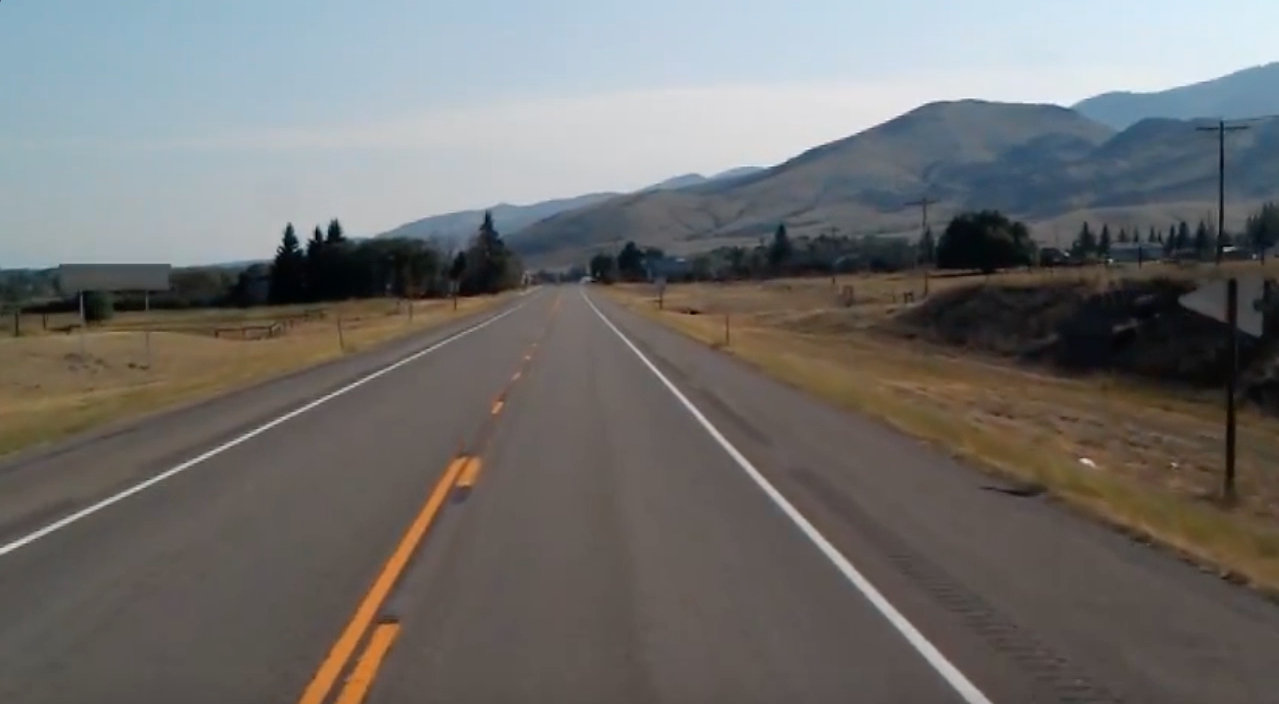
#> input picture lane2.jpg, 1279 x 704 px
$ python main.py
#> lines starting #> are read from the running program, lines starting #| are printed output that depends on the picture; after the words box and inside, x2 and y2 are one past the last pixel; in counts of white or black regions, pixels touching at a corner belong together
import cv2.cv2
import numpy as np
import cv2
import matplotlib as mpl
import matplotlib.pyplot as plt

def canny(image):
    # creating grayscale from the coloured image as it has only one channel
    grayImage = cv2.cvtColor(lane_image, cv2.cv2.COLOR_RGB2GRAY)
    cv2.imshow('gray Lane', grayImage)
    cv2.waitKey(0)

    # noise reduction
    blurredImage = cv2.GaussianBlur(grayImage, (5, 5), 0)
    cv2.imshow('blurred Lane', blurredImage)
    cv2.waitKey(0)

    # compute the gradient in all directions of our blurred image
    cannyImage = cv2.Canny(blurredImage, 50, 150)
    cv2.imshow('canny Lane',cannyImage)  # traces an outline of the edges that correspond to the most sharp changes in intensity
    cv2.waitKey(0)
    return cannyImage

def region_of_interest(image):
    hight = image.shape[0]
    #since fillpoly fills an area bounded by several polygons not just one
    polygons = np.array([
        [(200,hight),(1100, hight), (550,250)]
    ]) #array of polygons
    mask = np.zeros_like(image) #creates an array with the same shape as the imaged corresponding array
    #fill this mask with polygons
    cv2.fillPoly(mask, polygons, 250)
    maskedImage = cv2.bitwise_and(image,mask)
    cv2.imshow('ROI', maskedImage)
    cv2.waitKey(0)

    return maskedImage

def display_lines(image,lines):
      line_image = np.zeros_like(image)
      if lines is not None:
          for line in lines:
              x1,y1,x2,y2 = line.reshape(4)
              cv2.cv2.line(line_image,(x1,y1),(x2,y2),(255,0,0),10)
      return line_image


# This is the function that will build the Hough Accumulator for the given image
def hough_lines_acc(img, rho_resolution=1, theta_resolution=1):
    ''' A function for creating a Hough Accumulator for lines in an image. '''
    height, width = img.shape # we need heigth and width to calculate the diag
    img_diagonal = np.ceil(np.sqrt(height**2 + width**2)) # a**2 + b**2 = c**2
    rhos = np.arange(-img_diagonal, img_diagonal + 1, rho_resolution)
    thetas = np.deg2rad(np.arange(-90, 90, theta_resolution))

    # create the empty Hough Accumulator with dimensions equal to the size of
    # rhos and thetas
    H = np.zeros((len(rhos), len(thetas)), dtype=np.uint64)
    y_idxs, x_idxs = np.nonzero(img) # find all edge (nonzero) pixel indexes

    for i in range(len(x_idxs)): # cycle through edge points
        x = x_idxs[i]
        y = y_idxs[i]

        for j in range(len(thetas)): # cycle through thetas and calc rho
            rho = int((x * np.cos(thetas[j]) +
                       y * np.sin(thetas[j])) + img_diagonal)
            H[rho, j] += 1

    return H, rhos, thetas


# This is a simple peaks function that just finds the indicies of the number
# of maximum values equal to num_peaks.  You have to be careful here though, if
# there's any noise in the image it will like create a 'pocket' of local maxima
# values.  This function ignores this and in turn has the tendancy to return
# multiple lines along an actual line in the image.
def hough_simple_peaks(H, num_peaks):
    ''' A function that returns the number of indicies = num_peaks of the
        accumulator array H that correspond to local maxima. '''
    indices =  np.argpartition(H.flatten(), -2)[-num_peaks:]
    return np.vstack(np.unravel_index(indices, H.shape)).T


# This more advance Hough peaks funciton has threshold and nhood_size arguments
# threshold will threshold the peak values to be above this value if supplied,
# where as nhood_size will surpress the surrounding pixels centered around
# the local maximum after that value has been assigned as a peak.  This will
# force the algorithm to look eslwhere after it's already selected a point from
# a 'pocket' of local maxima.
def hough_peaks(H, num_peaks, threshold=0, nhood_size=3):
    ''' A function that returns the indicies of the accumulator array H that
        correspond to a local maxima.  If threshold is active all values less
        than this value will be ignored, if neighborhood_size is greater than
        (1, 1) this number of indicies around the maximum will be surpessed. '''
    # loop through number of peaks to identify
    indicies = []
    H1 = np.copy(H)
    for i in range(num_peaks):
        idx = np.argmax(H1) # find argmax in flattened array
        H1_idx = np.unravel_index(idx, H1.shape) # remap to shape of H
        indicies.append(H1_idx)

        # surpess indicies in neighborhood
        idx_y, idx_x = H1_idx # first separate x, y indexes from argmax(H)
        # if idx_x is too close to the edges choose appropriate values
        if (idx_x - (nhood_size/2)) < 0: min_x = 0
        else: min_x = idx_x - (nhood_size/2)
        if ((idx_x + (nhood_size/2) + 1) > H.shape[1]): max_x = H.shape[1]
        else: max_x = idx_x + (nhood_size/2) + 1

        # if idx_y is too close to the edges choose appropriate values
        if (idx_y - (nhood_size/2)) < 0: min_y = 0
        else: min_y = idx_y - (nhood_size/2)
        if ((idx_y + (nhood_size/2) + 1) > H.shape[0]): max_y = H.shape[0]
        else: max_y = idx_y + (nhood_size/2) + 1

        # bound each index by the neighborhood size and set all values to 0
        for x in range(int(min_x),int(max_x)):
            for y in range(int(min_y),int( max_y)):
                # remove neighborhoods in H1
                H1[y, x] = 0

                # highlight peaks in original H
                if (x == min_x or x == (max_x - 1)):
                    H[y, x] = 255
                if (y == min_y or y == (max_y - 1)):
                    H[y, x] = 255

    # return the indicies and the original Hough space with selected points
    return indicies, H


# a simple funciton used to plot a Hough Accumulator
def plot_hough_acc(H, plot_title='Hough Accumulator Plot'):
    ''' A function that plot a Hough Space using Matplotlib. '''
    fig = plt.figure(figsize=(10, 10))
    fig.canvas.set_window_title(plot_title)

    plt.imshow(H, cmap='jet')

    plt.xlabel('Theta Direction'), plt.ylabel('Rho Direction')
    plt.tight_layout()
    plt.show()


# drawing the lines from the Hough Accumulatorlines using OpevCV cv2.line
def hough_lines_draw(img, indicies, rhos, thetas):
    ''' A function that takes indicies a rhos table and thetas table and draws
        lines on the input images that correspond to these values. '''
    print('1')
    for i in range(len(indicies)):
        # reverse engineer lines from rhos and thetas
        rho = rhos[indicies[i][0]]
        theta = thetas[indicies[i][1]]
        a = np.cos(theta)
        b = np.sin(theta)
        x0 = a * rho
        y0 = b * rho
        # these are then scaled so that the lines go off the edges of the image
        x1 = int(x0 + 1000 * (-b))
        y1 = int(y0 + 1000 * (a))
        x2 = int(x0 - 1000 * (-b))
        y2 = int(y0 - 1000 * (a))

        cv2.line(img, (x1, y1), (x2, y2), (0, 255, 0), 2)
    return img


image = cv2.imread('lane2.jpg')
#> image is the input picture: shape (704, 1279, 3); mean B, G, R 109.7, 111.3, 112.3
lane_image = np.copy(image)#copying image as not to change the original array
# cv2.imshow('Lane', image)
# cv2.waitKey(0)
cannyImage=canny(lane_image)
#> in canny, `grayImage = cv2.cvtColor(lane_image, cv2.cv2.COLOR_RGB2GRAY)`:
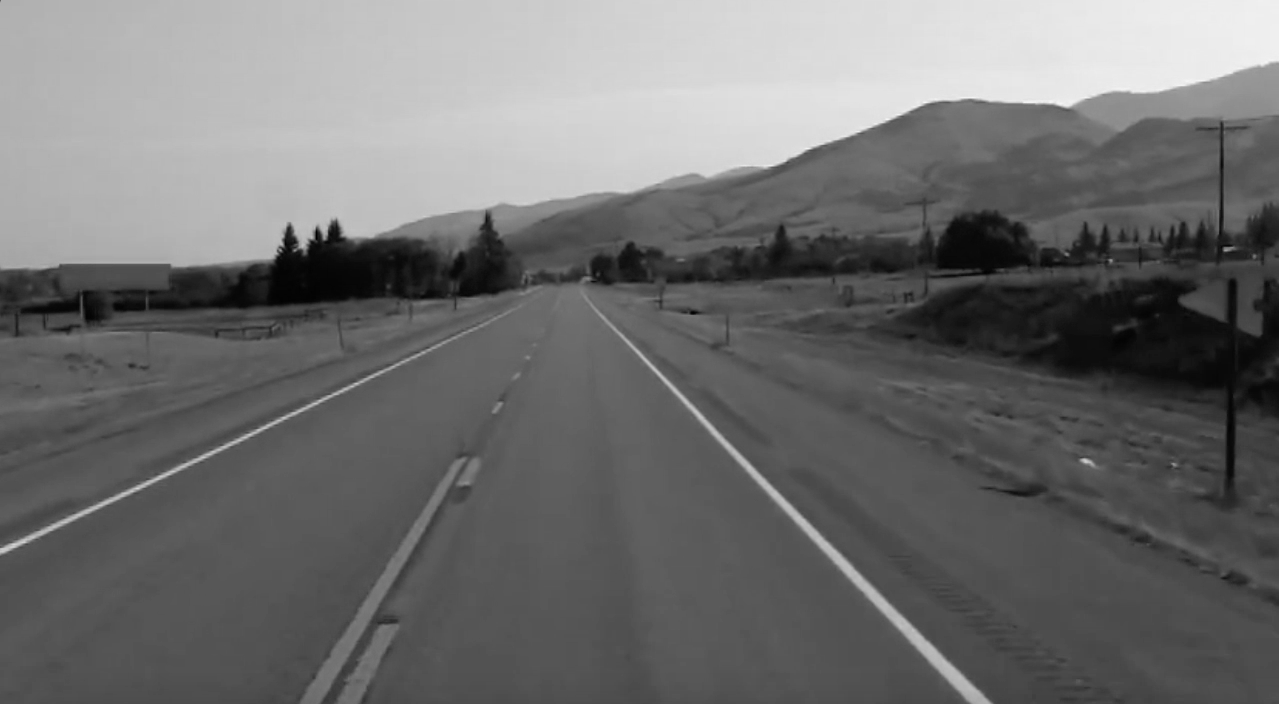
#> grayImage: shape (704, 1279); min 0, max 246, mean 110.9
#> in canny, `cannyImage = cv2.Canny(blurredImage, 50, 150)`:
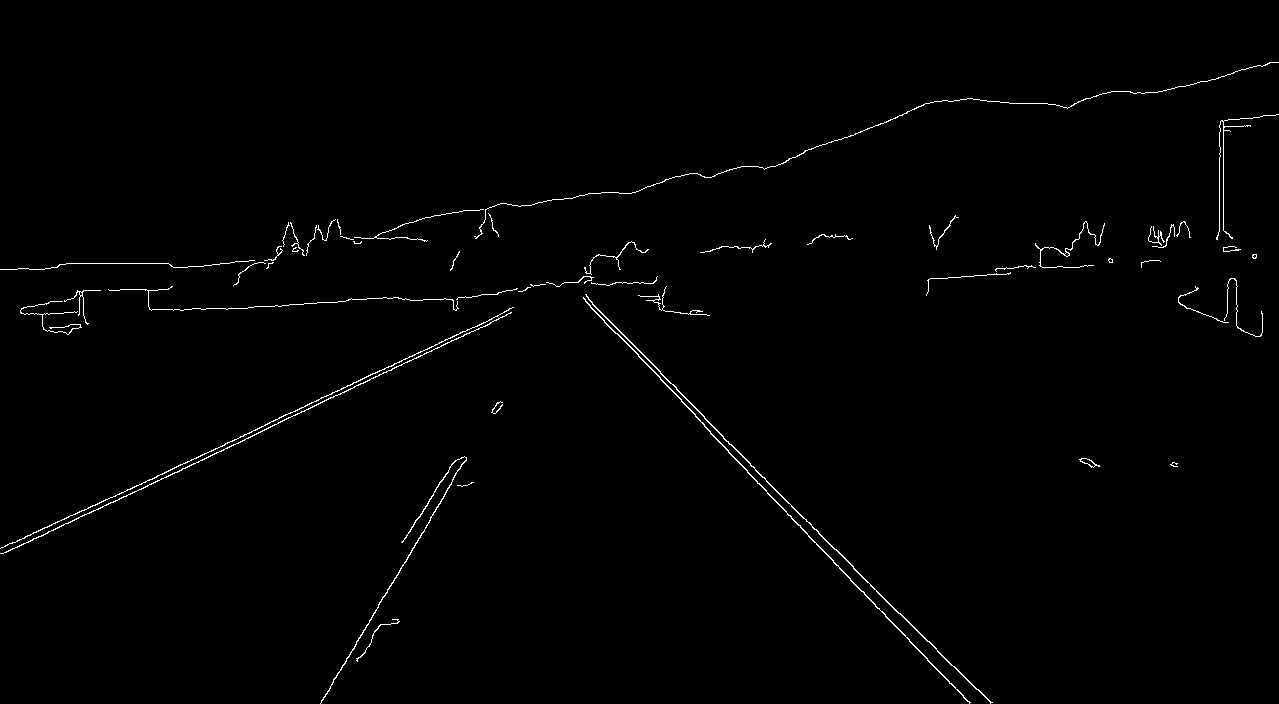
#> cannyImage: shape (704, 1279); 0.91% white in thin lines or dots
ROI=region_of_interest(cannyImage)
#> in region_of_interest, `cv2.fillPoly(mask, polygons, 250)`:
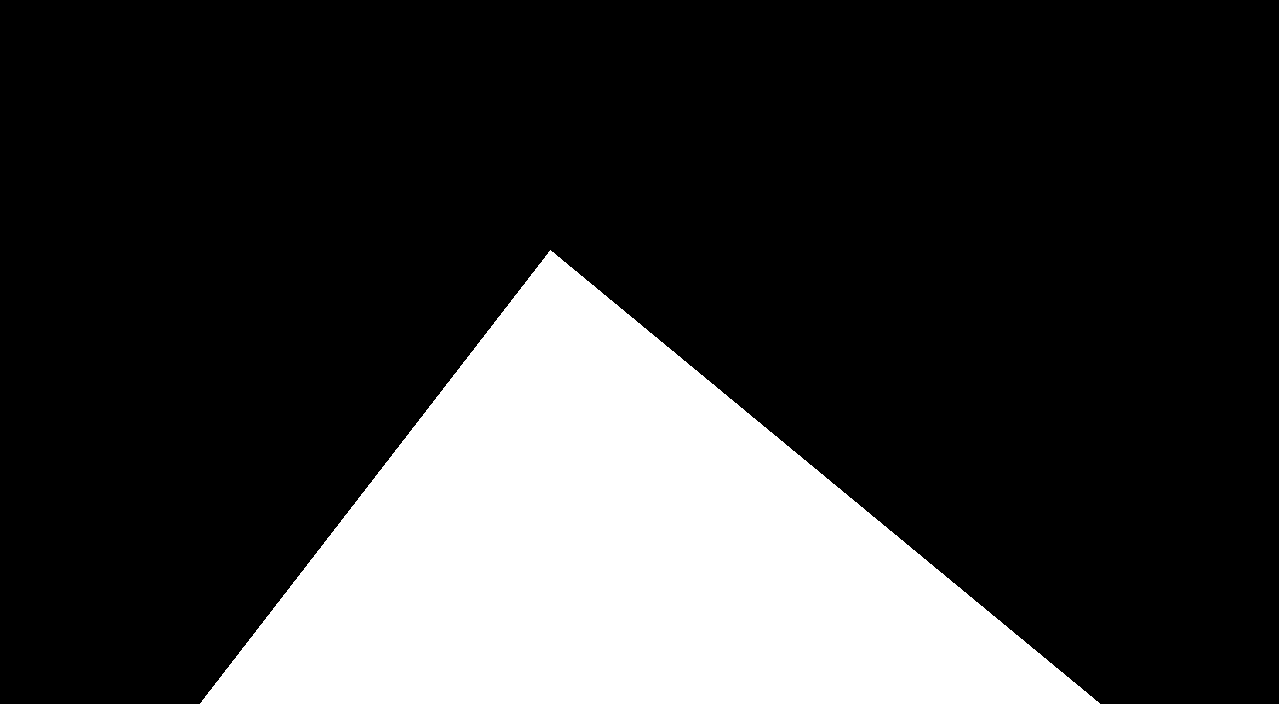
#> mask: shape (704, 1279); values 0 (black) and 250 (white), 22.7% white; 1 white region, box (x1, y1, x2, y2) and area: (200, 250, 1100, 704) 204575
#> in region_of_interest, `maskedImage = cv2.bitwise_and(image,mask)`:
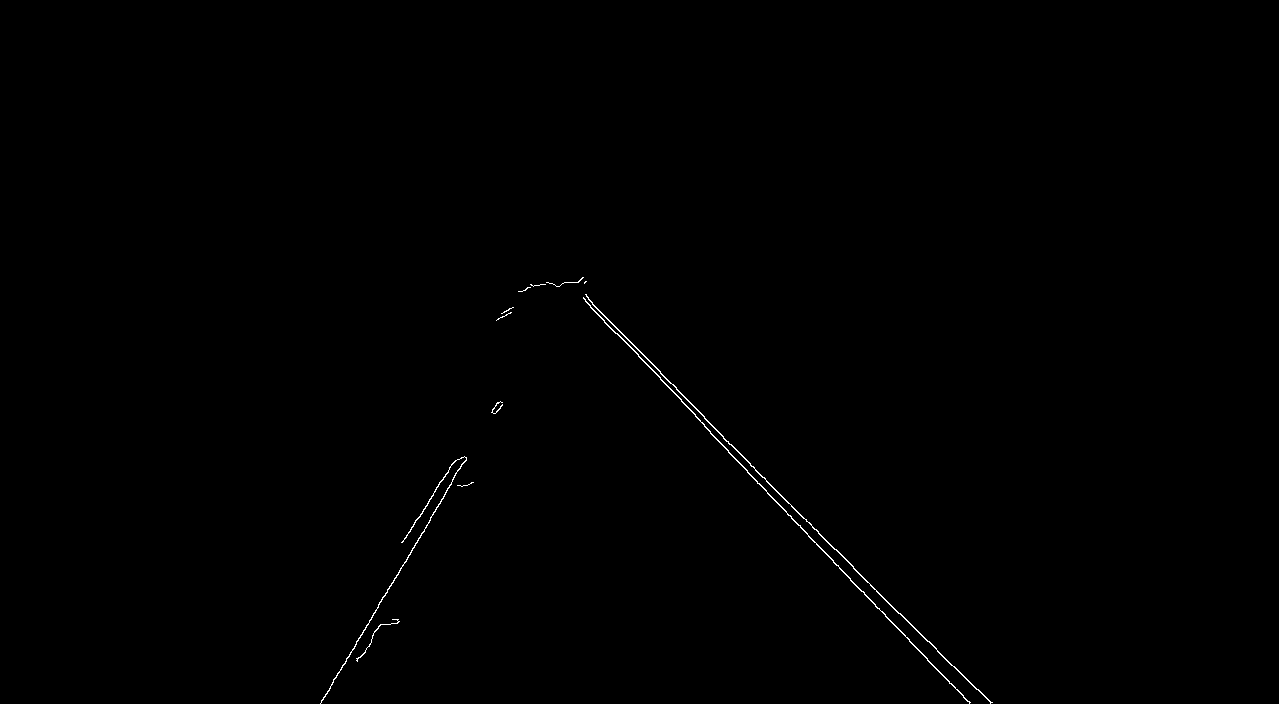
#> maskedImage: shape (704, 1279); values 0 (black) and 250 (white), 0.26% white in thin lines or dots, all inside (x1, y1, x2, y2) = (320, 277, 993, 704)
H, rhos, thetas = hough_lines_acc(ROI)
#> in hough_lines_acc, `y_idxs, x_idxs = np.nonzero(img)`: y_idxs = 2373 values from 277 to 703; x_idxs = 2373 values, max 992 at index 2369, min 320 at index 2370, mean 663.7
#> the loop in hough_lines_acc, `for i in range(len(x_idxs)):` made 2373 passes
#> (x, y) on passes 1 to 3: (582, 277), (583, 277), (581, 278)
#> after the loop in hough_lines_acc, `for i in range(len(x_idxs)):`:
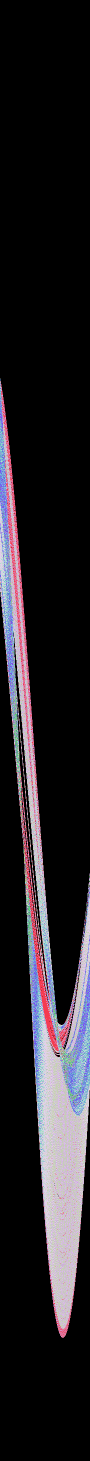
#> H: shape (2921, 180) uint64 (shown at 1/2 size); 114 distinct labels, from 0 to 431; one colour per label, 0 black
#> rhos = 2921 values from -1460 to 1460; thetas = 180 values from -1.57 to 1.55
#print(H,rhos,thetas)
indicies, H = hough_peaks(H, 3, nhood_size=11) # find peaks
#> the loop in hough_peaks, `for i in range(num_peaks):` made 3 passes
#> (idx, H1_idx, idx_y, min_x, max_x, min_y, max_y) on passes 1 to 3: (299205, (1662, 45), 1662, 39.5, 51.5, 1656.5, 1668.5), (300466, (1669, 46), 1669, 40.5, 52.5, 1663.5, 1675.5), (303347, (1685, 47), 1685, 41.5, 53.5, 1679.5, 1691.5)
#> after the loop in hough_peaks, `for i in range(num_peaks):`: H1: shape (2921, 180) uint64; 100 distinct labels, from 0 to 183
#> after the loop in hough_peaks, `for i in range(num_peaks):`: indicies = [(1662, 45), (1669, 46), (1685, 47)]
#> indicies = [(1662, 45), (1669, 46), (1685, 47)]
plot_hough_acc(H) # plot hough space, brighter spots have higher votes
img=hough_lines_draw(image, indicies, rhos, thetas)
#> the loop in hough_lines_draw, `for i in range(len(indicies)):` made 3 passes
#> (rho, theta, a, b, x0, y0, x1, y1) on passes 1 to 3: (202, -0.785, 0.707, -0.707, 142.8, -142.8, 849, 564), (209, -0.768, 0.719, -0.695, 150.3, -145.2, 845, 574), (225, -0.75, 0.731, -0.682, 164.6, -153.4, 846, 577)
cv2.imshow('Lane', img)
cv2.waitKey(0)

# [29 lines of commented-out code are left out]
